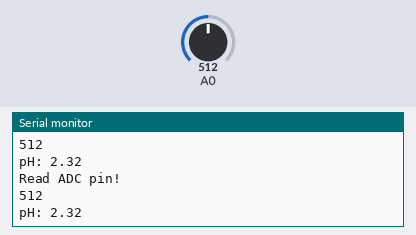
Simulated run of this sketch. Board: Arduino Uno, built with avr-gcc and run on an emulated ATmega328P. Parts: the last lines printed to the serial monitor. The test bench sets the inputs (shaded band); at power-on: A0 = 512.

Above: at 10.8 s.
10.9 s: A0 set to 716
At 20.5 s:
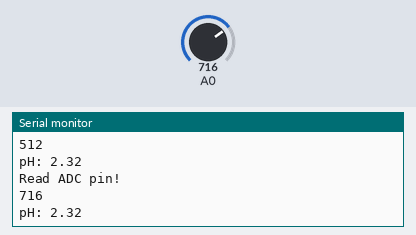
20.9 s: A0 set to 900
At 30.5 s:
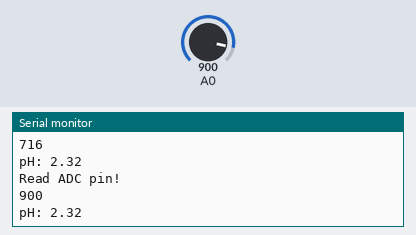
Timing chart, 0 to 32.0 s (numbered marks = the images above; inputs shaded):
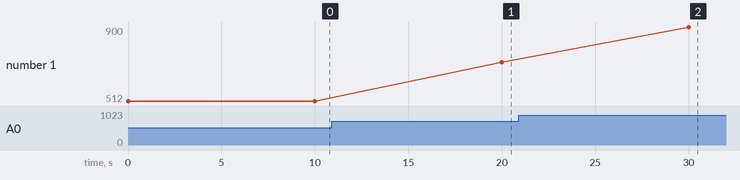

The sketch:

pH.ino
```cpp
float calculate_pH(int pHsensorValue, float Temperature)
{
  float pH_X;
  float pH_S = 7;
  float Es = 0.165;
  float Ex = 0.440;
  float F = 9.6485309*pow(10,4);
  float R = 8.314510;
  float T = Temperature + 273.15;

  pH_X = pH_S + ((Es - Ex)*F)/(R*T*log(10));
  Serial.print("pH: ");
  Serial.println(pH_X);

  return pH_X;

}

void setup() {
  // put your setup code here, to run once:
  Serial.begin(115200);

}

void loop() {
  // put your main code here, to run repeatedly:
  float Temperature = 23;
  Serial.println("Read ADC pin!");
  int pHsensorValue = analogRead(A0);
  Serial.println(pHsensorValue);

  calculate_pH(pHsensorValue, Temperature);

  delay(10000);
}
```

Measured:
- after the input at 10.9 s, the serial monitor: prints a new line after 9.1 s (image 1)
- after the input at 20.9 s, the serial monitor: prints a new line after 9.1 s (image 2)
- plotted number 1: 512 → 716 after the input at 10.9 s, 716 → 900 after the input at 20.9 s
